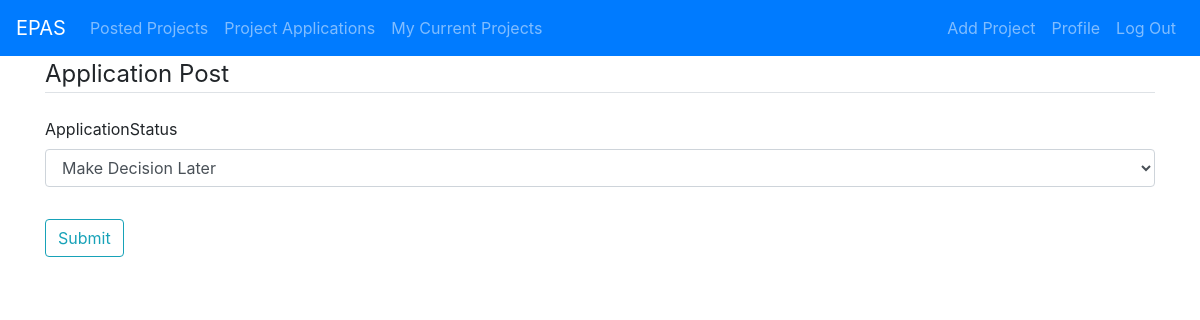
/application/10/status (signed in), run on an earlier commit of the app's database.
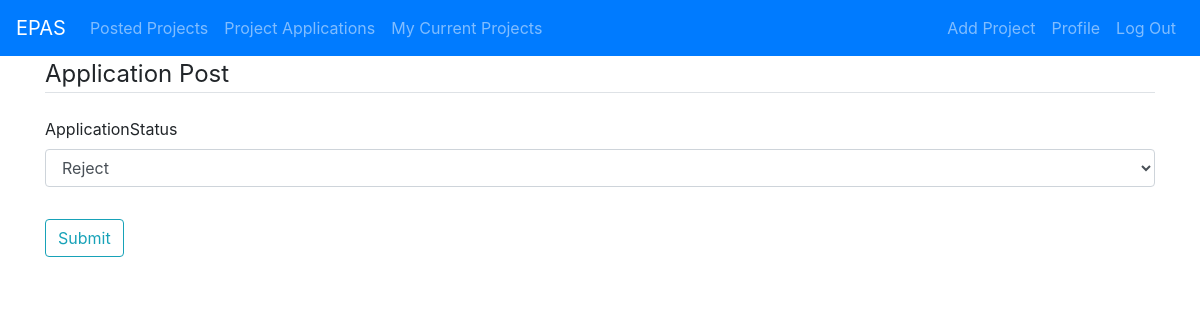
And on a later commit of the database.
### projectListing/models.py (models this page shows, shortened)
class Application(models.Model):
    Application_STATUS = (
    ('p', 'Make Decision Later'),
    ('a', 'Approve'),
    ('r', 'Reject'),
    )
    Offer_STATUS = (
    ('p', 'Make Decision Later'),
    ('a', 'Accept'),
    ('r', 'Reject'),
    )
    student = models.ForeignKey(User, on_delete=models.CASCADE)
    project = models.ForeignKey(Post, on_delete=models.CASCADE)
    projectID = models.IntegerField(default=-1)
    appDetails = models.TextField(verbose_name='Tell us why you\'d like this project')
    applicationStatus = models.CharField(
                max_length=50,
                choices=Application_STATUS,
                blank=True,
                default='p',
            )
    offerStatus = models.CharField(
                max_length=50,
                choices=Offer_STATUS,
                blank=True,
                default='p',
            )

### projectListing/views.py (the view, shortened to what this page needs)
# urls.py: path('application/<int:pk>/status', UpdateStatusView.as_view(), name='application-status'),
class UpdateStatusView(UserPassesTestMixin, UpdateView):
    model = Application
    fields = ['applicationStatus']
    success_url = '/'
    def test_func(self):
        post = self.get_object()
        if self.request.user.type == "PROFESSOR":
            return True
        return False

### projectListing/templates/projectListing/application_form.html (shortened to what this page needs)
{% extends "projectListing/base.html" %}
{% load crispy_forms_tags %}
{% block content %}
    <div class="content-secition">
        <form method="POST">
            <fieldset class="form-group">
                <legend class="border-bottom mb-4">Application Post</legend>
                {{ form|crispy }}
            </fieldset>
            <div class="form-group">
                <button class="btn btn-outline-info" type="submit">Submit</button>
            </div>
        </form>
    </div>
{% endblock content %}

What changed in the data, as far as the page shows it:
changed Application: applicationStatus "Make Decision Later" → "Reject"
